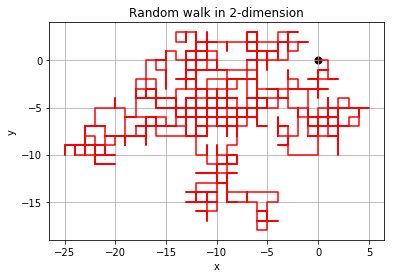

Here is the Python script that generated this plot:
import numpy as np
import matplotlib.pyplot as plt

class random_walk_2D (object):
     def __init__(self, steps,particle_num=21):
         self.step_num = steps
         self.particle_num = particle_num
         self.steps = np.linspace(0, steps, steps+1)
         self.x1 = np.zeros(steps)
         self.y1 = np.zeros(steps)
         self.p_x = [] 
         self.p_y = []
         
     def calculate1 (self):
         for i in range(1,self.step_num):
             r = np.random.rand()
             if (r < 0.25):             
                 self.x1[i] = self.x1[i-1] + 1
                 self.y1[i] = self.y1[i-1]
             elif (0.25 <= r < 0.5):
                 self.x1[i] = self.x1[i-1] - 1
                 self.y1[i] = self.y1[i-1]
             elif (0.5 <= r < 0.75):
                 self.x1[i] = self.x1[i-1] 
                 self.y1[i] = self.y1[i-1] + 1
             else:
                 self.x1[i] = self.x1[i-1] 
                 self.y1[i] = self.y1[i-1] - 1
    
     def show_results1 (self):
         plt.plot(self.x1, self.y1, 'r')
         plt.scatter(0, 0, s = 50, c = 'k')
         plt.grid(True)
         plt.xlabel('x')
         plt.ylabel('y')
         plt.title('Random walk in 2-dimension')
        
         plt.show()
         
     def calculate2 (self):
         for i in range(self.particle_num):
             temp_x = []
             for j in range(self.particle_num):
                 temp_x.append(j-10)
             self.p_x.append(temp_x)
         for i in range(self.particle_num):
             temp_y = []
             for j in range(self.particle_num):
                 temp_y.append(-i+10)
             self.p_y.append(temp_y)
         for k in range(self.step_num):
             for j in range(self.particle_num):
                 for i in range(self.particle_num):
                     r = np.random.rand()
                     if (r < 0.25):             
                         self.p_x[j][i] = self.p_x[j][i] + 1
                         self.p_y[j][i] = self.p_y[j][i]
                     elif (0.25 <= r < 0.5):
                         self.p_x[j][i] = self.p_x[j][i] - 1
                         self.p_y[j][i] = self.p_y[j][i]
                     elif (0.5 <= r < 0.75):
                         self.p_x[j][i] = self.p_x[j][i] 
                         self.p_y[j][i] = self.p_y[j][i] + 1
                     else:
                         self.p_x[j][i] = self.p_x[j][i] 
                         self.p_y[j][i] = self.p_y[j][i] - 1       
        

     def show_results2 (self):
         plt.scatter(self.p_x, self.p_y, c='k')
         plt.xlim(-300,300)
         plt.ylim(-200,200)
         plt.grid(True)
         plt.xlabel('x')
         plt.ylabel('y')
         plt.title('Diffusion in 2D')
         plt.annotate('t=%.0f'%self.step_num, xy=(-200, 150))
         plt.show()
         
a = random_walk_2D(1000, 21)
a.calculate1()
a.show_results1()
a.calculate2()
